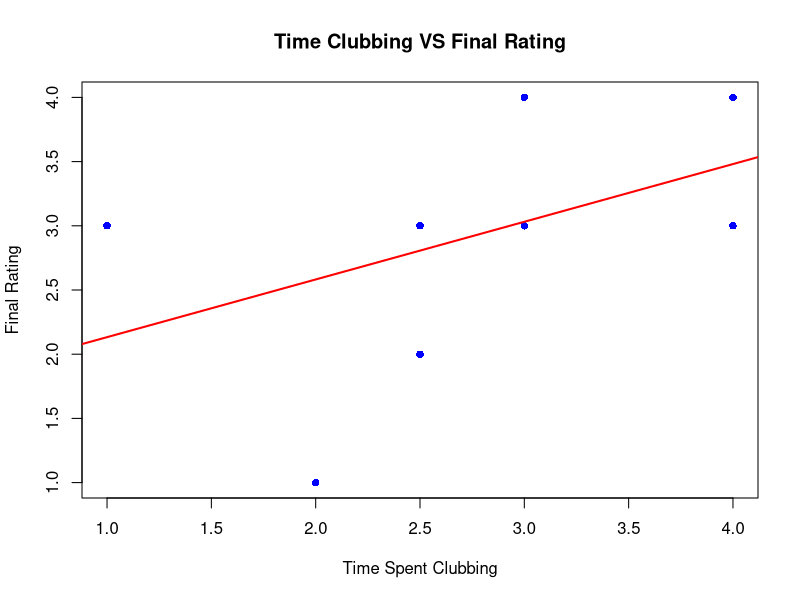

Here is the R script that generated this plot:
## ---- chunk 1
knitr::opts_chunk$set(echo = TRUE, warning = FALSE, message = FALSE)
## ---- chunk 2
library(readxl)
library(readr)
## ---- chunk 3
nightLifeData = read_excel("Nightlife Warwick.xlsx")
nightLifeData
## ---- chunk 4
nightLifeData$`Start time` = NULL
nightLifeData$`Completion time` = NULL
nightLifeData$`Email` = NULL

colnames(nightLifeData)[colnames(nightLifeData) == "What is your preferred time to get to the club usually?"] = "EntryTime"

colnames(nightLifeData)[colnames(nightLifeData) == "What time would you usually leave the club?"] = "ExitTime" 

colnames(nightLifeData)[colnames(nightLifeData) == "How would you rate the nightlife at Warwick (including Leamington Spa and Coventry)?"] = "Rating"
## ---- chunk 5

entry = as.POSIXct(substr(nightLifeData$EntryTime, 1, 5), format = "%H:%M")
exit = as.POSIXct(substr(nightLifeData$ExitTime, 1, 5), format = "%H:%M")

#nightLifeData$time_spent = NULL
nightLifeData$TimeSpent = as.numeric(difftime(exit, entry, units = "hours")) 

nightLifeData$TimeSpent = ifelse(nightLifeData$TimeSpent < 0, 
                                 nightLifeData$TimeSpent + 24, 
                                 nightLifeData$TimeSpent)

nightLifeData$TimeSpent = ifelse(nightLifeData$Name == "Prem Savani", 
                                 nightLifeData$TimeSpent + 3, 
                                 nightLifeData$TimeSpent)


nightLifeData

## ---- chunk 6

plot(nightLifeData$TimeSpent, 
     nightLifeData$Rating,
     xlab = "Time Spent Clubbing",
     ylab = "Final Rating", 
     main = "Time Clubbing VS Final Rating",
     pch = 16, 
     col = "blue"
     ) 

modelW = lm(Rating ~ TimeSpent, data = nightLifeData)

abline(modelW, col="red", lwd=2) 

nightLifeData
## ---- chunk 7
# Model Summary
summary(modelW)

# Correlation Test
cor.test(nightLifeData$TimeSpent, nightLifeData$Rating)

